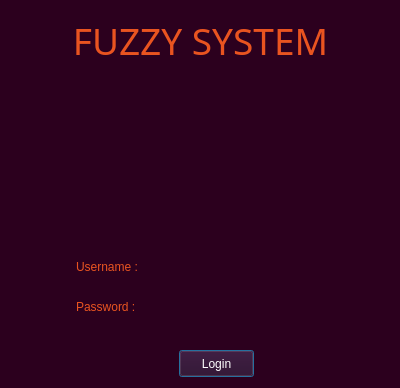
<?xml version="1.0" encoding="UTF-8"?>
<ui version="4.0">
 <class>UserText</class>
 <widget class="QDialog" name="UserText">
  <property name="geometry">
   <rect>
    <x>0</x>
    <y>0</y>
    <width>400</width>
    <height>388</height>
   </rect>
  </property>
  <property name="windowTitle">
   <string>Dialog</string>
  </property>
  <property name="styleSheet">
   <string notr="true">background-color: rgb(44, 0, 30);</string>
  </property>
  <widget class="QPushButton" name="login">
   <property name="geometry">
    <rect>
     <x>179</x>
     <y>350</y>
     <width>75</width>
     <height>27</height>
    </rect>
   </property>
   <property name="styleSheet">
    <string notr="true">color: rgb(255, 255, 255);
font: 11pt &quot;Big John&quot;;</string>
   </property>
   <property name="text">
    <string>Login</string>
   </property>
  </widget>
  <widget class="QLabel" name="fuzzysystem">
   <property name="geometry">
    <rect>
     <x>40</x>
     <y>10</y>
     <width>321</width>
     <height>61</height>
    </rect>
   </property>
   <property name="font">
    <font>
     <family>Peace Sans</family>
     <pointsize>22</pointsize>
     <weight>50</weight>
     <italic>false</italic>
     <bold>false</bold>
    </font>
   </property>
   <property name="styleSheet">
    <string notr="true">font: 22pt &quot;Peace Sans&quot;;</string>
   </property>
   <property name="text">
    <string>&lt;html&gt;&lt;head/&gt;&lt;body&gt;&lt;p align=&quot;center&quot;&gt;&lt;span style=&quot; font-size:28pt; color:#e95420;&quot;&gt;FUZZY SYSTEM&lt;/span&gt;&lt;/p&gt;&lt;/body&gt;&lt;/html&gt;</string>
   </property>
  </widget>
  <widget class="QLabel" name="message">
   <property name="geometry">
    <rect>
     <x>100</x>
     <y>330</y>
     <width>221</width>
     <height>20</height>
    </rect>
   </property>
   <property name="styleSheet">
    <string notr="true">font: 10pt &quot;Ubuntu Mono&quot;;
color: rgb(255, 0, 0);</string>
   </property>
   <property name="text">
    <string>&lt;html&gt;&lt;head/&gt;&lt;body&gt;&lt;p&gt;&lt;br/&gt;&lt;/p&gt;&lt;/body&gt;&lt;/html&gt;</string>
   </property>
  </widget>
  <widget class="QWidget" name="layoutWidget">
   <property name="geometry">
    <rect>
     <x>70</x>
     <y>250</y>
     <width>273</width>
     <height>34</height>
    </rect>
   </property>
   <layout class="QHBoxLayout" name="horizontalLayout_3">
    <item>
     <widget class="QLabel" name="username_icon">
      <property name="text">
       <string>&lt;html&gt;&lt;head/&gt;&lt;body&gt;&lt;p&gt;&lt;img src=&quot;:/icons/Icons/user.png&quot;/&gt;&lt;/p&gt;&lt;/body&gt;&lt;/html&gt;</string>
      </property>
     </widget>
    </item>
    <item>
     <widget class="QLabel" name="username">
      <property name="styleSheet">
       <string notr="true">color: rgb(233, 84, 32);
font: 75 11pt &quot;Moon&quot;;</string>
      </property>
      <property name="text">
       <string>Username :</string>
      </property>
     </widget>
    </item>
    <item>
     <widget class="QLineEdit" name="usertext">
      <property name="toolTip">
       <string>&lt;html&gt;&lt;head/&gt;&lt;body&gt;&lt;p&gt;&lt;br/&gt;&lt;/p&gt;&lt;/body&gt;&lt;/html&gt;</string>
      </property>
      <property name="styleSheet">
       <string notr="true">color: rgb(174, 167, 159);
background-color: rgb(44, 0, 30);
selection-background-color: rgb(85, 170, 255);
border: none</string>
      </property>
      <property name="text">
       <string/>
      </property>
     </widget>
    </item>
   </layout>
  </widget>
  <widget class="QWidget" name="layoutWidget">
   <property name="geometry">
    <rect>
     <x>70</x>
     <y>290</y>
     <width>278</width>
     <height>34</height>
    </rect>
   </property>
   <layout class="QHBoxLayout" name="horizontalLayout_4">
    <item>
     <widget class="QLabel" name="password_icon">
      <property name="text">
       <string>&lt;html&gt;&lt;head/&gt;&lt;body&gt;&lt;p&gt;&lt;img src=&quot;:/icons/Icons/door-key.png&quot;/&gt;&lt;/p&gt;&lt;/body&gt;&lt;/html&gt;</string>
      </property>
     </widget>
    </item>
    <item>
     <widget class="QLabel" name="password">
      <property name="styleSheet">
       <string notr="true">color: rgb(233, 84, 32);
font: 25 11pt &quot;Moon&quot;;</string>
      </property>
      <property name="text">
       <string>Password :</string>
      </property>
     </widget>
    </item>
    <item>
     <widget class="QLineEdit" name="passtext">
      <property name="styleSheet">
       <string notr="true">color: rgb(174, 167, 159);
background-color: rgb(44, 0, 30);
selection-background-color: rgb(85, 170, 255);
border: none</string>
      </property>
      <property name="text">
       <string/>
      </property>
     </widget>
    </item>
   </layout>
  </widget>
  <widget class="QLabel" name="time_hours">
   <property name="geometry">
    <rect>
     <x>196</x>
     <y>90</y>
     <width>101</width>
     <height>121</height>
    </rect>
   </property>
   <property name="styleSheet">
    <string notr="true">font: 76pt &quot;Slim Joe&quot;;
color:rgb(174, 167, 159)</string>
   </property>
   <property name="text">
    <string>&lt;html&gt;&lt;head/&gt;&lt;body&gt;&lt;p align=&quot;right&quot;&gt;&lt;br/&gt;&lt;/p&gt;&lt;/body&gt;&lt;/html&gt;</string>
   </property>
  </widget>
  <widget class="QLabel" name="time_min">
   <property name="geometry">
    <rect>
     <x>310</x>
     <y>110</y>
     <width>67</width>
     <height>41</height>
    </rect>
   </property>
   <property name="styleSheet">
    <string notr="true">font: 26pt &quot;Big John&quot;;
color:rgb(174, 167, 159)</string>
   </property>
   <property name="text">
    <string/>
   </property>
  </widget>
  <widget class="QLabel" name="date">
   <property name="geometry">
    <rect>
     <x>300</x>
     <y>160</y>
     <width>101</width>
     <height>21</height>
    </rect>
   </property>
   <property name="styleSheet">
    <string notr="true">font: 10pt &quot;Big John&quot;;
color:rgb(174, 167, 159)</string>
   </property>
   <property name="text">
    <string/>
   </property>
  </widget>
 </widget>
 <resources>
  <include location="lockscreen.qrc"/>
 </resources>
 <connections/>
</ui>
